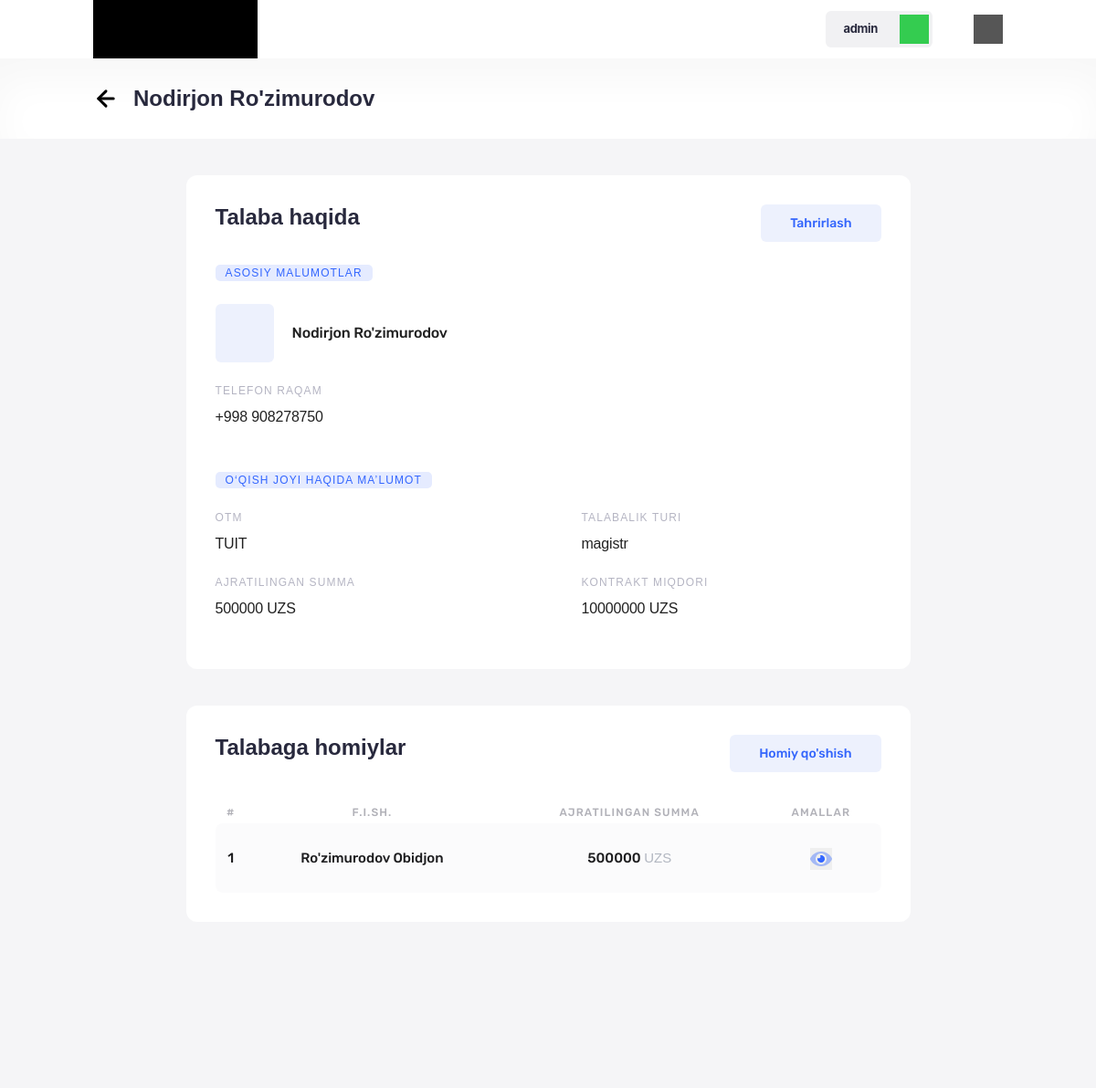
The app's page /main/single-student/1/ (signed in) with its own data.
### main/models.py (models this page shows, shortened)
class Student(models.Model):
    t_turi_choices = (
        ("bakalavr", "Bakalavr daraja"),
        ('magistr', "Magistratura talabasi")
    )
    otm = models.ForeignKey(University, models.SET_NULL, null=True)
    fish = models.CharField(max_length=255)
    phone = models.CharField(max_length=25)
    t_turi = models.CharField(max_length=25, choices=t_turi_choices)
    kontrakt = models.BigIntegerField()
    created_at = models.DateTimeField(auto_now_add=True)

class University(models.Model):
    name = models.CharField(max_length=255)

### Ariza/models.py (models this page shows, shortened)
class Ariza(models.Model):
    type_options = (('yuridik', "Yuridik shaxs"), ('jismoniy', "Jismoniy shaxs"))
    type = models.CharField(max_length=255, choices=type_options)
    status_options = (
        ('yangi', "Yangi ariza tashlandi"),
        ('moderatsiya', "Moderatsya jarayonida"),
        ('tasdiqlangan', "Tasdiqlangan"),
        ('cancel', "Bekor qilingan")
    )
    payment_type_options = (
        ("exchange", "Pul O'tqazmalari" ),
        ("cash", "Naqt to'lov"),
        ("None", "None")
    )
    fish = models.CharField(max_length=255)
    phone = models.CharField(max_length=25)
    amount = models.BigIntegerField()
    tashkilot = models.CharField(max_length=255, null=True, blank=True)
    created_at = models.DateTimeField(auto_now_add=True)
    status = models.CharField(max_length=125, default='yangi', choices=status_options)
    paymentType = models.CharField(max_length=35, choices=payment_type_options, default='None')

### main/views.py (the view)
# urls.py: path('single-student/<int:id>/',singleStudentView, name='single-student'),
@login_required(login_url='login')
def singleStudentView(request, id):
    if request.method == "POST":
        homiy_id = int(request.POST.get('homiy'))
        amount = int(request.POST.get('amount'))
        Homiy.objects.create(homiy_id=homiy_id, student_id=id, amount=amount)
    try:
        student = Student.objects.get(id=id)
        data = {
            'fish': student.fish,
            'otm': student.otm.name,
            'phone': student.phone,
            't_turi': student.t_turi,
            'kontrakt': student.kontrakt,
            'homiy_amount': sum([j.amount for j in Homiy.objects.filter(student=student)])
        }
        if not data['homiy_amount']:
            data['homiy_amount'] = 0
        homiylar = Homiy.objects.filter(student=student)
        homiys = []
        sanoq = 1
        for i in homiylar:
            homiys.append({
                'N': sanoq,
                'fish': i.homiy.fish,
                'amount': i.amount,
                'id': i.id
            })
            sanoq += 1
        all_homiy = Ariza.objects.filter(status='tasdiqlangan')
        all = []
        for i in all_homiy:
            spent = sum([j.amount for j in Homiy.objects.filter(homiy=i)])
            if i.amount > spent:
                all.append({
                    'fish': i.fish,
                    'allamount': i.amount,
                    'spent': spent,
                    'balance': i.amount - spent,
                    'id': i.id
                })
        context = {'student': data, 'homiylar': homiys, 'available_homiys': all}
        if all:
            context['max'] = all[0]['balance']
        else:
            context['max'] = 0
    except:
        return render(request, '404.html')
    return render(request, 'studentperson.html', context)

### templates/studentperson.html (shortened to what this page needs)
<!DOCTYPE html>
{% load static %}
<html lang="en">
  <head>
    <link rel="stylesheet" href="{% static 'styles/studentperson.css' %}" />
  </head>
  <body>
    <header>
      <div class="container">
        <div class="header_inner">
          <div class="header__logo"></div>
          <div class="header_account">
            <div class="account-name">{{ request.user.username }} <span></span></div>
            <div class="account-exit"></div>
          </div>
        </div>
      </div>
      <div class="about">
        <div class="container">
          <div class="about_inner">
            <a class="about_back" href="{% url 'students' %}"
              ><img src="{% static 'img/arrowleft.svg' %}" alt="back"
            /></a>
            <div class="person_name">{{ student.fish }}</div>
          </div>
        </div>
      </div>
    </header>
    <main>
      <div class="person_card">
        <div class="card_top">
          <div class="card_about">Talaba haqida</div>
          <button class="card_edit">Tahrirlash</button>
        </div>
        <div class="main_info">Asosiy malumotlar</div>
        <div class="person_profile">
          <div class="person_img"></div>
          <div class="person_name-card">{{ student.fish }}</div>
        </div>
        <div class="info_block">
          <div class="info_name">telefon raqam</div>
          <div class="ingo_text">+998 {{ student.phone }}</div>
        </div>
        <div class="main_info">O‘qish joyi haqida ma’lumot</div>
        <div class="person_info">
          <div class="info_block">
            <div class="info_name">OTM</div>
            <div class="ingo_text">
              {{ student.otm}}
            </div>
          </div>
          <div class="info_block">
            <div class="info_name">Talabalik turi</div>
            <div class="ingo_text">{{ student.t_turi }}</div>
          </div>
          <div class="info_block">
            <div class="info_name">Ajratilingan summa</div>
            <div class="ingo_text">{{ student.homiy_amount }} UZS</div>
          </div>
          <div class="info_block">
            <div class="info_name">Kontrakt miqdori</div>
            <div class="ingo_text">{{ student.kontrakt }} UZS</div>
          </div>
        </div>
      </div>
      <div class="person_card">
        <div class="card_top">
          <div class="card_about">Talabaga homiylar</div>
          <button class="add_homiy_btn">Homiy qo'shish</button>
        </div>
        <div class="homiylar_inner">
          <table id="homiy_block" cellspacing="0" cellpadding="0">
            <tr>
              <th>#</th>
              <th>F.i.sh.</th>
              <th>Ajratilingan summa</th>
              <th>Amallar</th>
            </tr>
              {% for i in homiylar %}
            <tr>
              <td>{{ i.N }}</td>
              <td>{{ i.fish }}</td>
              <td>{{ i.amount }} <span>UZS</span></td>
              <td>
                <button><img src="{% static 'img/eye.png' %}" alt="eye" /></button>
              </td>
            </tr>
              {% endfor %}
          </table>
        </div>
      </div>
    </main>
  </body>
</html>

### static/styles/studentperson.css (style rules this page uses)
:root { --main-background-color: #e5e5e5; --blue-text-color: #3366ff; --sky-text-color: rgba(51, 102, 255, 0.6); --text-color: #f44336; }
* { padding: 0; margin: 0; border: 0; font-family: "League Spartan", sans-serif; }
*, *:before, *:after { -moz-box-sizing: border-box; -webkit-box-sizing: border-box; box-sizing: border-box; }
nav, footer, header, aside { display: block; }
html, body { height: 100%; width: 100%; font-size: 100%; line-height: 1; font-size: 12px; -ms-text-size-adjust: 100%; -moz-text-size-adjust: 100%; -webkit-text-size-adjust: 100%; color: var(--main-color); font-family: "Rubik"; }
input, button, textarea { font-family: inherit; }
button { cursor: pointer; color: inherit; }
a, a:visited { text-decoration: none; color: inherit; }
img { vertical-align: top; }
.container { width: 83%; margin: 0 auto; }
main { background-color: rgba(245, 245, 247, 1); min-height: 130vh; width: 100%; padding-top: 40px; }
.header_inner { height: 64px; display: flex; justify-content: space-between; }
.header__logo { height: 100%; width: 180px; background-color: #000; }
.header_account { display: flex; align-items: center; }
.account-name { position: relative; font-family: "SF Pro Text"; font-weight: 700; font-size: 13px; line-height: 150%; text-align: right; letter-spacing: -0.35px; color: #28293d; padding: 10px 60px 10px 20px; background-color: #f1f1f3; border-radius: 6px; margin-right: 45px; }
.account-name span { display: block; position: absolute; width: 32px; height: 32px; right: 4px; top: 4px; background-color: rgb(52, 204, 80); }
.account-exit { width: 32px; height: 32px; background-color: rgb(86, 86, 86); }
.about { padding: 30px 0; box-shadow: inset 0px 25px 40px rgba(0, 0, 0, 0.03); background-color: #fff; }
.about_inner { display: flex; align-items: center; }
.about_back { margin-right: 16px; }
.person_name { font-weight: 700; font-size: 24px; line-height: 28px; color: #28293d; margin-right: 12px; }
.person_card { width: 793px; margin: 0 auto; background-color: #fff; padding: 32px; border-radius: 12px; margin-bottom: 40px; }
.card_top { display: flex; justify-content: space-between; }
.card_about { font-weight: 700; font-size: 24px; line-height: 28px; color: #28293d; }
.card_edit { font-family: "Rubik"; font-weight: 500; font-size: 14px; line-height: 17px; color: #3365fc; padding: 12px 32px; background-color: rgba(237, 241, 253, 1); border-radius: 6px; }
.person_profile { display: flex; align-items: center; width: 340px; margin-bottom: 24px; }
.main_info { font-weight: 500; font-size: 12px; line-height: 14px; letter-spacing: 1.125px; text-transform: uppercase; color: #3366ff; padding: 2px 11px; background-color: #e5ebff; display: inline-block; margin-bottom: 25px; border-radius: 5px; position: relative; margin-top: 25px; }
.person_img { width: 64px; height: 64px; background-color: rgba(237, 241, 253, 1); border-radius: 6px; margin-right: 20px; }
.person_name-card { font-family: "Rubik"; font-weight: 500; font-size: 16px; line-height: 130%; letter-spacing: -0.01em; color: #212121; }
.person_info { display: flex; justify-content: space-between; flex-wrap: wrap; }
.info_block { width: 45%; margin-bottom: 24px; }
.info_name { font-weight: 500; font-size: 12px; line-height: 14px; letter-spacing: 1.125px; text-transform: uppercase; color: #b5b5c3; margin-bottom: 12px; }
.ingo_text { font-weight: 500; font-size: 16px; line-height: 130%; display: flex; align-items: center; letter-spacing: -0.01em; color: #212121; }
.homiylar_inner { position: relative; width: 100%; padding-top: 32px; }
#homiy_block { font-family: "Rubik"; width: 100%; border: 0; margin: 0 auto; }
#homiy_block td { font-family: "Rubik"; font-weight: 500; font-size: 15px; line-height: 18px; align-items: center; text-align: center; color: #1d1d1f; background-color: #fbfbfc; padding: 25px 0; }
#homiy_block td:last-child { font-weight: 400; border-radius: 0px 8px 9px 0; }
#homiy_block td:first-child { border-radius: 8px 0 0 8px; }
#homiy_block td span { color: rgba(178, 183, 193, 1); }
#homiy_block th { background-color: #fff; font-weight: bold; text-align: center; padding: 5px; text-transform: uppercase; font-family: "Rubik"; font-weight: 500; font-size: 12px; line-height: 14px; letter-spacing: 1.125px; color: #b1b1b8; }
#homiy_block tr { border: 2px solid red; }
.add_homiy_btn { font-family: "Rubik"; font-weight: 500; font-size: 14px; line-height: 17px; color: #3365fc; padding: 12px 32px; background-color: rgba(237, 241, 253, 1); border-radius: 6px; }

### records on screen
Student: fish "Nodirjon Ro'zimurodov", phone "908278750", t_turi "magistr"
University: otm "TUIT"
Ariza: fish "Ro'zimurodov Obidjon"

### other values on screen
{{ request.user.username }} "admin"
{{ student.homiy_amount }} "500000"
{{ student.kontrakt }} "10000000"
{{ i.N }} "1"
{{ i.amount }} "500000"
